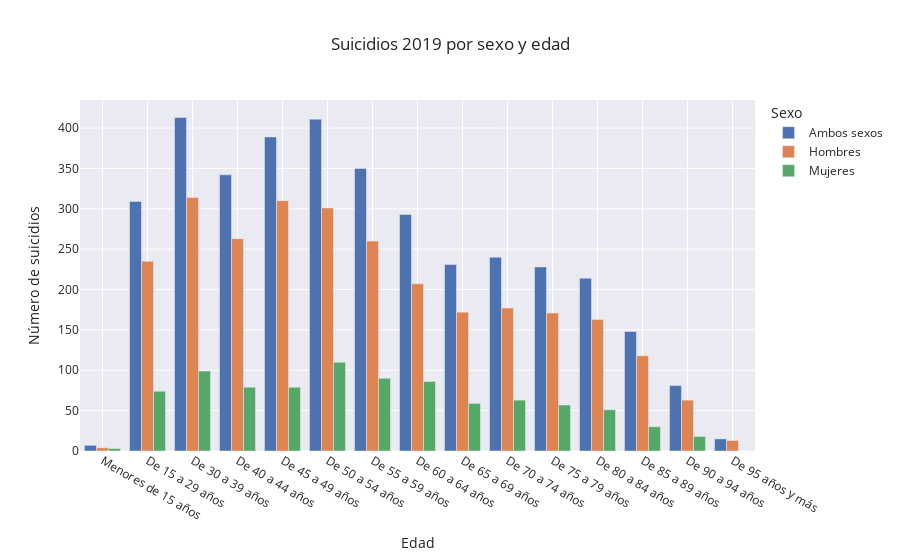

Notebook source saved alongside this figure:
### Markdown cell above
SUICIDIOS 2019 POR SEXO Y EDAD

### Code cell
#Preparar dataframe. Se omiten las 3 primeras filas del df para no romper los datos y que se vea mejor la información.
df19 = df2019.iloc[3:-1]
fig3 = px.bar (df19, x="Edad", y = "Total", color= "Sexo",title="Suicidios 2019 por sexo y edad", labels={"Total": "Número de suicidios"}, template="seaborn", barmode="group")
fig3.show()

### Figure 1 — Plotly figure (JSON) as saved in the notebook; plotly's stock layout.template omitted (floating-point values rounded to 4 significant figures)
{"data": [{"alignmentgroup": "True", "hovertemplate": "Sexo=Ambos sexos<br>Edad=%{x}<br>Número de suicidios=%{y}<extra></extra>", "legendgroup": "Ambos sexos", "marker": {"color": "rgb(76,114,176)", "pattern": {"shape": ""}}, "name": "Ambos sexos", "offsetgroup": "Ambos sexos", "orientation": "v", "showlegend": true, "textposition": "auto", "type": "bar", "x": ["Menores de 15 años", "De 15 a 29 años", "De 30 a 39 años", "De 40 a 44 años", "De 45 a 49 años", "De 50 a 54 años", "De 55 a 59 años", "De 60 a 64 años", "De 65 a 69 años", "De 70 a 74 años", "De 75 a 79 años", "De 80 a 84 años", "De 85 a 89 años", "De 90 a 94 años", "De 95 años y más"], "xaxis": "x", "y": [7, 309, 413, 342, 389, 411, 350, 293, 231, 240, 228, 214, 148, 81, 15], "yaxis": "y"}, {"alignmentgroup": "True", "hovertemplate": "Sexo=Hombres<br>Edad=%{x}<br>Número de suicidios=%{y}<extra></extra>", "legendgroup": "Hombres", "marker": {"color": "rgb(221,132,82)", "pattern": {"shape": ""}}, "name": "Hombres", "offsetgroup": "Hombres", "orientation": "v", "showlegend": true, "textposition": "auto", "type": "bar", "x": ["Menores de 15 años", "De 15 a 29 años", "De 30 a 39 años", "De 40 a 44 años", "De 45 a 49 años", "De 50 a 54 años", "De 55 a 59 años", "De 60 a 64 años", "De 65 a 69 años", "De 70 a 74 años", "De 75 a 79 años", "De 80 a 84 años", "De 85 a 89 años", "De 90 a 94 años", "De 95 años y más"], "xaxis": "x", "y": [4, 235, 314, 263, 310, 301, 260, 207, 172, 177, 171, 163, 118, 63, 13], "yaxis": "y"}, {"alignmentgroup": "True", "hovertemplate": "Sexo=Mujeres<br>Edad=%{x}<br>Número de suicidios=%{y}<extra></extra>", "legendgroup": "Mujeres", "marker": {"color": "rgb(85,168,104)", "pattern": {"shape": ""}}, "name": "Mujeres", "offsetgroup": "Mujeres", "orientation": "v", "showlegend": true, "textposition": "auto", "type": "bar", "x": ["Menores de 15 años", "De 15 a 29 años", "De 30 a 39 años", "De 40 a 44 años", "De 45 a 49 años", "De 50 a 54 años", "De 55 a 59 años", "De 60 a 64 años", "De 65 a 69 años", "De 70 a 74 años", "De 75 a 79 años", "De 80 a 84 años", "De 85 a 89 años", "De 90 a 94 años"], "xaxis": "x", "y": [3, 74, 99, 79, 79, 110, 90, 86, 59, 63, 57, 51, 30, 18], "yaxis": "y"}], "layout": {"barmode": "group", "legend": {"title": {"text": "Sexo"}, "tracegroupgap": 0}, "title": {"text": "Suicidios 2019 por sexo y edad"}, "xaxis": {"anchor": "y", "domain": [0, 1], "title": {"text": "Edad"}}, "yaxis": {"anchor": "x", "domain": [0, 1], "title": {"text": "Número de suicidios"}}}}
